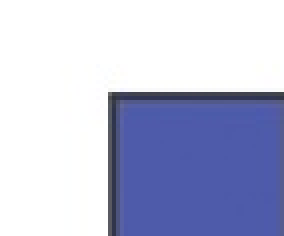
#> input picture assignment_3/shapes_template.jpg, 71 x 59 px, given in place of align_this.jpg, which was not available (shown 4 times larger)
$ python matches.py
#> lines starting #> are read from the running program, lines starting #| are printed output that depends on the picture; pictures that were not available may be replaced by others from this repository, and a replacement may not be noted
#> further down, image1 is the input picture: shape (59, 71, 3); mean B, G, R 218.4, 191.9, 187.6
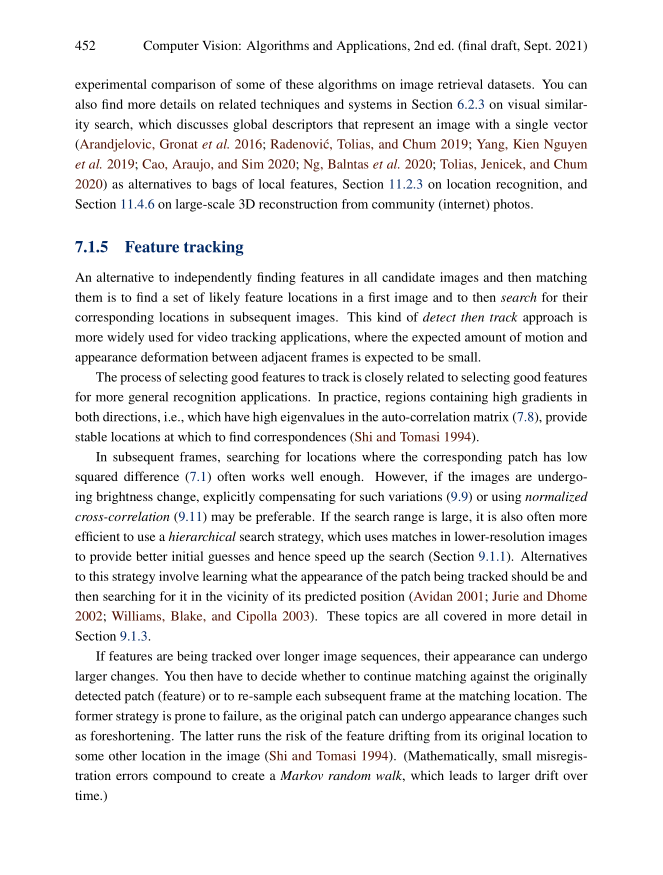
#> input picture assignment_4/reference_img.png, 1325 x 1750 px (shown at 1/2 size)
#> further down, image2 is the input picture: shape (1750, 1325, 3); mean B, G, R 239, 239, 239.3
import cv2

def find_and_draw_matches_sift(image1, image2, max_features=10, good_match_percent=0.7):
    gray1 = cv2.cvtColor(image1, cv2.COLOR_BGR2GRAY)
    gray2 = cv2.cvtColor(image2, cv2.COLOR_BGR2GRAY)

    sift = cv2.SIFT_create(max_features)
    keypoints1, descriptors1 = sift.detectAndCompute(gray1, None)
    keypoints2, descriptors2 = sift.detectAndCompute(gray2, None)

    print(f"Found {len(keypoints1)} keypoints in image 1")
    print(f"Found {len(keypoints2)} keypoints in image 2")

    FLANN_INDEX_KDTREE = 1
    index_params = dict(algorithm=FLANN_INDEX_KDTREE, trees=5)
    search_params = dict(checks=50)

    flann = cv2.FlannBasedMatcher(index_params, search_params)
    matches = flann.knnMatch(descriptors1, descriptors2, k=2)

    good_matches = []
    for m, n in matches:
        if m.distance < 0.7 * n.distance:
            good_matches.append(m)

    print(f"Found {len(good_matches)} good matches after ratio test")

    good_matches = sorted(good_matches, key=lambda x: x.distance, reverse=False)

    num_good_matches = int(len(good_matches) * good_match_percent)
    good_matches = good_matches[:num_good_matches]

    print(f"Keeping top {len(good_matches)} matches ({good_match_percent * 100}%)")

    matches_image = cv2.drawMatches(image1, keypoints1, image2, keypoints2,
                                    good_matches, None,
                                    flags=cv2.DrawMatchesFlags_NOT_DRAW_SINGLE_POINTS)

    return matches_image, good_matches


def find_and_draw_matches_orb(image1, image2, max_features=1500, good_match_percent=0.15):
#> called with max_features = 5000, good_match_percent = 0.2
    gray1 = cv2.cvtColor(image1, cv2.COLOR_BGR2GRAY)
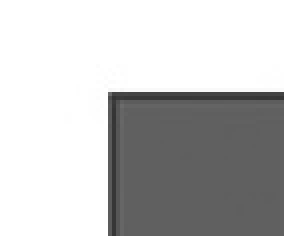
#> gray1: shape (59, 71) (shown 4 times larger); min 51, max 255, mean 193.6
    gray2 = cv2.cvtColor(image2, cv2.COLOR_BGR2GRAY)

    orb = cv2.ORB_create(max_features)
    keypoints1, descriptors1 = orb.detectAndCompute(gray1, None)
#> keypoints1 = (); descriptors1 = None
    keypoints2, descriptors2 = orb.detectAndCompute(gray2, None)
#> keypoints2 = 5003 keypoints; strongest (x, y, size): (817, 1159, 31), (321, 373, 31), (642, 1192, 31), (597, 1476, 31)

    print(f"Found {len(keypoints1)} keypoints in image 1")
#| Found 0 keypoints in image 1
    print(f"Found {len(keypoints2)} keypoints in image 2")
#| Found 5003 keypoints in image 2

    matcher = cv2.DescriptorMatcher_create(cv2.DESCRIPTOR_MATCHER_BRUTEFORCE_HAMMING)
    matches = matcher.match(descriptors1, descriptors2, None)
#> matches = ()

    print(f"Found {len(matches)} initial matches")
#| Found 0 initial matches

    matches = sorted(matches, key=lambda x: x.distance, reverse=False)
#> matches = []

    num_good_matches = int(len(matches) * good_match_percent)
#> num_good_matches = 0
    matches = matches[:num_good_matches]

    print(f"Keeping top {len(matches)} matches ({good_match_percent * 100}%)")
#| Keeping top 0 matches (20.0%)

    matches_image = cv2.drawMatches(image1, keypoints1, image2, keypoints2,
                                    matches, None,
                                    flags=cv2.DrawMatchesFlags_NOT_DRAW_SINGLE_POINTS)
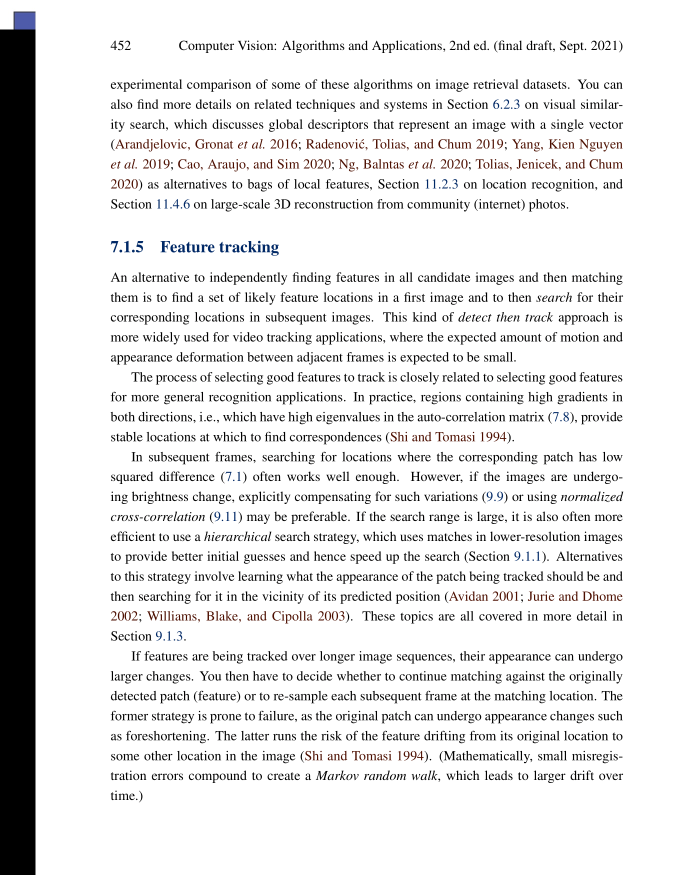
#> matches_image: shape (1750, 1396, 3) (shown at 1/2 size); mean B, G, R 227.2, 227.1, 227.4

    return matches_image, matches


if __name__ == "__main__":
    print("Running Feature Matching...")

    # Load images
    image1 = cv2.imread('align_this.jpg')
    image2 = cv2.imread('reference_img.png')

    if image1 is None:
        print("Error: Could not load align_this.jpg")
        exit(1)
    if image2 is None:
        print("Error: Could not load reference_img.png")
        exit(1)

    method = 'ORB'

    if method == 'SIFT':
        matches_img, matches_list = find_and_draw_matches_sift(image1, image2,
                                                               max_features=4000,
                                                               good_match_percent=0.15)
    else:
        matches_img, matches_list = find_and_draw_matches_orb(image1, image2,
                                                              max_features=5000,
                                                              good_match_percent=0.20)
#> matches_list = []

    cv2.imwrite('matches.png', matches_img)
